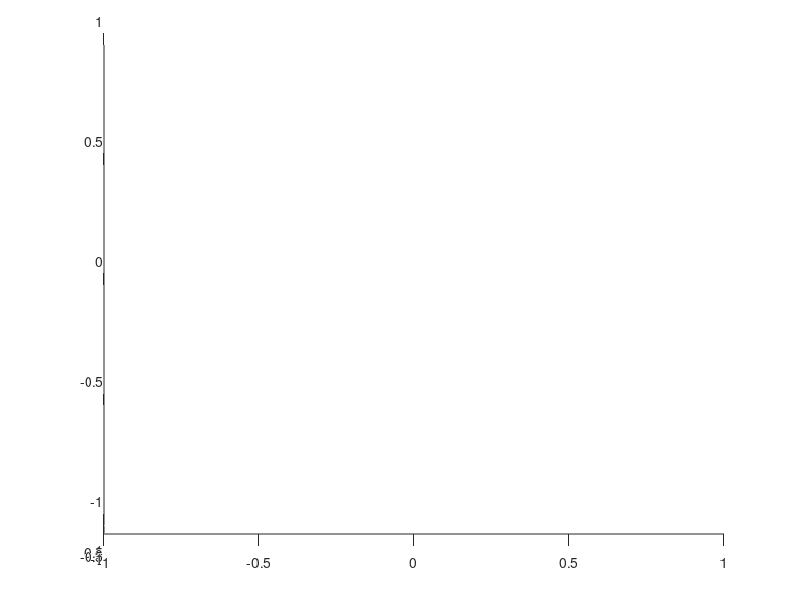

Recreate this plot in MATLAB. (Note: this script raises an error after producing the figure.)

sigma = 10;
rho = 28;
beta = 8/3;


stepOPTs = odeset('RelTol', 1e-3, 'AbsTol', 1e-3);


% Lorenz Attractor WORKS, only run init point
% f = @(t,a) [-sigma*a(1) + sigma*a(2); rho*a(1) - a(2) - a(1)*a(3); -beta*a(3) + a(1)*a(2)];
% [t,a] = ode45(f,[0 100],[1 1 1]); 
%  plot3(a(:,1),a(:,2),a(:,3));
% vp = [2 2 2];

% Spring WORKS, range 4, min = -2
% f = @(t,a) [cos(a(2));0.56+a(1)-a(3);0.13*(a(2)-a(3))];
% [t2,a] = ode45(f,[0 1000],[0 0 0]); 
% plot3(a(:,1),a(:,2),a(:,3));


% Aizawa range 4, min = -2 WORKS
% const = [0.95 0.7 0.6 3.5 0.25 0.1];
% f = @(t,a) [(a(3)-const(2))*a(1)-const(4)*a(2);const(4)*a(1)+(a(3)-const(2))*a(2);const(3)+const(1)*a(3)-(a(3)^3)/3-a(2)^2+const(6)*a(3)*a(1)^3];
% [t4,a] = ode45(f,[0 1000],[0.1 0 0]);
% plot3(a(:,1),a(:,2),a(:,3));
% vp = [1 1 1];


% Windmill
% f = @(t,a) [sin(cos(a(3))); sin(sin(cos(0.96)))/a(1); sin(a(2)-a(3))];
% [t4, a] = ode45(f, [0 10], [0 0 0]);
% plot3(a(:,1),a(:,2),a(:,3));
% vp = [0 40 0];

% 2D: De Jong
% const = [-2 -2 -1.2 2];
% f = @(t,a) [sin(const(1)*a(2))-cos(const(2)*a(1));sin(const(3)*a(1))-cos(const(4)*a(2))];
% [t4, a] = ode45(f, [0 100], [0 0]);
% plot(a(:,1),a(:,2));

% Pickover Attractor
% const = [2.24 0.43 -0.65 -2.43 1];
% f = @(t,a) [sin(const(1)*a(1))-a(3)*cos(const(2)*a(2)); a(3)*sin(const(3)*a(1))-cos(const(4)*a(2)); const(5)/sin(a(3))];
% [t4, a] = ode45(f, [0 100], [1.1 1 1], stepOPTs);
% plot3(a(:,1),a(:,2),a(:,3));
% vp = [0 0 5];

% Rossler range = 4, min = -2 WORKS
% const = [0.2 0.2 5.7];
% f = @(t,a) [-1*a(2)-a(3); a(1)+const(1)*a(2);const(2)+a(3)*(a(1)-const(3))];
% [t4, a] = ode45(f, [0 100], [1 0 0]);
% plot3(a(:,1), a(:,2), a(:,3));
% vp = [2, 2, 2];

%My Attractor
% const = -1.5+3*rand(10, 1);
% f = @(t,a) [a(3)*a(2)*const(1);-a(1)*const(2)+a(3)*const(3); a(2)/(a(1)+const(4))];
% [t4, a] = ode45(f, [0 10], [1 0 0]);
% plot3(a(:,1), a(:,2), a(:,3));
% vp = [2, 2, 2];

% Anishchenko Attractor
f = @(t,a) [1.2*a(1)+a(2)-a(1)*a(3);-1*a(2); -0.5*a(3)+0.5*a(1)*a(1)];
[t4, a] = ode45(f, [0 100], [0 0 0]);
 plot3(a(:,1),a(:,2),a(:,3));
vp = [0 1];
    
% The Chen-Lee Attractor
% f = @(t,a) [5*a(1)-a(2)*a(3);-10*a(2)+a(1)*a(3); -0.38*a(3)+a(1)*a(2)/3];
% [t4, a] = ode45(f, [0 100], [0 0 0]);
% plot3(a(:,1),a(:,2),a(:,3));
% vp = [0 0];

% Halvorsen Attractor, el = 5
% f = @(t,a) [-1.4*a(1)-4*(a(2)+a(3))-a(2)*a(2);-1.4*a(2)-4*(a(1)+a(3))-a(3)*a(3);-1.4*a(3)-4*(a(2)+a(1))-a(1)*a(1)];
% [t4, a] = ode45(f, [0 100], [0 0 0]);
% plot3(a(:,1),a(:,2),a(:,3));
% vp = [0, 5];

% Dequan Li Attractor
% f = @(t,a) [40*(a(2)-a(1))+0.16*a(1)*a(3); 55*a(1)+20*a(2)-a(1)*a(3);1.833*a(3)+a(1)*a(2)-0.65*a(1)*a(1)];
% [t4, a] = ode45(f, [0 50], [0 0 0]);
% plot3(a(:,1),a(:,2),a(:,3));
% vp = [0 30];

% Dadras Attractor
% f = @(t,a) [a(2)-3*a(1)+2.7*a(2)*a(3);1.7*a(2)-a(1)*a(3)+a(3);2*a(1)*a(2)-9*a(3)];
% [t4, a] = ode45(f, [0 100], [0 0 0]);
% vp = [0 0];

% Coullet Attractor
%  f = @(t,a) [a(2);a(3);8*a(1)-11*a(2)-4.5*a(3)-10*a(1)*a(1)*a(1)];
% vp = [0,0];
 
% The Hadley Attractor r = 1, min = -0.5
% f = @(t,a) [-a(2)*a(2)-a(3)*a(3)-0.2*a(1)+1.6;a(1)*a(2)-4*a(1)*a(3)-a(2)+1;4*a(1)*a(2)+a(1)*a(3)-a(3)];


hold on
range = 3;
minimum = -1.5;

x = zeros(20, 1000);
y = zeros(20, 1000);
z = zeros(20, 1000);
time = zeros(20, 1000);
testa1 = zeros(1, 1000);



 [az, el] =view(vp);
 view(az, el);
%   plotPoints(minimum, range, f, 30, 30);
    plotLines(minimum, range, f, 150, 35);
        spin(vp(2));
% plotPoints3(minimum, range, f, 20, 10);
%  plotPoints2([0.1 0 0], f, 30);

 hold off
 
 
function plotPoints(min, range, func, iter, trailLength)
for i=1:1:iter
      initc = min+range*rand(3,1);
%       initc = [rand() -4+8*rand() -2+6*rand()]; %Windmill

     [t5,a] = ode45(func,[0 trailLength],initc);
   
    for n = 1:length(t5)
     plot3(a(n,1),a(n,2),a(n,3), 'b.');
     
%      pause(0.0001);
     hold on
    end
end


end

function plotPoints2(init, func, trailLength)

      
%       initc = [rand() -4+8*rand() -2+6*rand()]; %Windmill

     [t5,a] = ode45(func,[0 trailLength],init);
   
    for n = 1:length(t5)
     plot3(a(n,1),a(n,2),a(n,3), 'b.');
     
     pause(0.001);
     hold on
    
    end


end

function plotPoints3(min, range, func, iter, trailLength)


for num=1:1:iter
      initcon = min+range*rand(3,1);
      [t6,a1] = ode45(func,[0 trailLength],initcon);
      
      time(num,1:length(t6)) = t6;
      
      x(num, 1:length(a1(:,1))) = a1(:,1);
      testa1(1, 1:length(a1(:,1))) = a1(:,1);
      
      y(num, 1:length(a1(:,2))) = a1(:,2);
      z(num, 1:length(a1(:,3))) = a1(:,3);
end


for col = 1:1:1000
    for row = 1:1:iter
         plot3(x(row, col), y(row, col), z(row,col));
         hold on
    end
    
end
hold off
end

function plotLines(min, range, func, iter, trailLength)
for i=1:1:iter
      initc = min+range*rand(3,1);
%       initc = [rand() -4+8*rand() -2+6*rand()]; %Windmill

     [t5,a] = ode45(func,[0 trailLength],initc);
       plot3(a(:,1),a(:,2),a(:,3)); 

      hold on
end


end

function spin(elev)

     axis tight manual
      filename = 'DequanLi.gif';
for i=0:10:360
    frame = getframe; 
    im = frame2im(frame); 
    [imind,cm] = rgb2ind(im,256);
    if i==0
          imwrite(imind,cm,filename,'gif', 'Loopcount',inf); 
      else 
          imwrite(imind,cm,filename,'gif','WriteMode','append'); 
    end 
    view([i,elev]);
    pause(0.001);
end

end